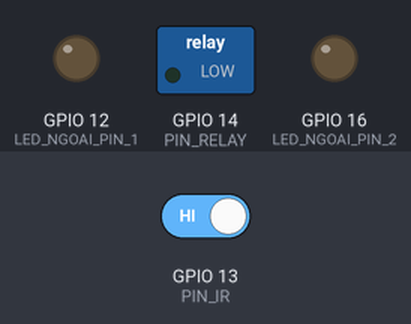
A sketch run on a simulated ESP32. Shown: switched loads named in the sketch (green lamp = pin HIGH), output pins drawn as LEDs (lit = HIGH). The test bench sets the inputs (shaded band); at power-on: GPIO 13 (PIN_IR) HIGH. WiFi joins after 1.5 s; servers stay silent unless stated; uploads are accepted with an empty reply; the camera gives no picture.

Above: at 3.0 s.
3.1 s: GPIO 13 (PIN_IR) driven LOW
At 4.71 s:
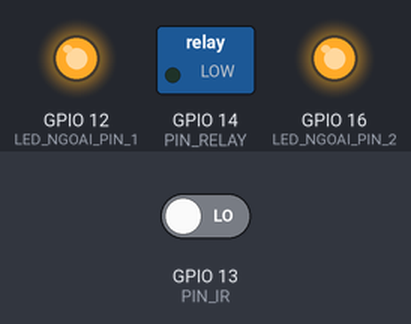
At 6.2 s:
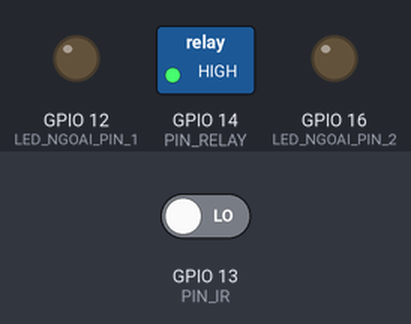
Timing chart, 0 to 12.1 s (numbered marks = the images above; inputs shaded):
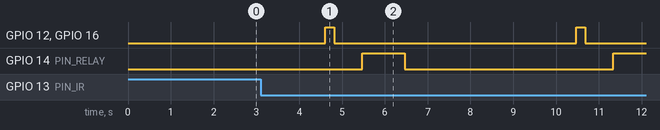

Measured:
- after the input at 3.1 s, GPIO 12 (LED_NGOAI_PIN_1), GPIO 16 (LED_NGOAI_PIN_2): alternates HIGH for 0.21 s and LOW for 5.7 s, starting after 1.5 s; GPIO 14 (PIN_RELAY): LOW → HIGH after 2.4 s, → LOW 1.0 s later, → HIGH 4.9 s later

The sketch:

ESP32_CAM_MoneyReader.ino
```cpp
/******** ESP32-CAM: IR -> Delay -> Bật LED ngoài -> Chụp -> Tắt LED -> Gửi server -> Motor ********/
#include <WiFi.h>
#include <HTTPClient.h>
#include "esp_camera.h"

// ==== AI-Thinker Camera Pin Map ====
#define PWDN_GPIO_NUM     32
#define RESET_GPIO_NUM    -1
#define XCLK_GPIO_NUM      0
#define SIOD_GPIO_NUM     26
#define SIOC_GPIO_NUM     27
#define Y9_GPIO_NUM       35
#define Y8_GPIO_NUM       34
#define Y7_GPIO_NUM       39
#define Y6_GPIO_NUM       36
#define Y5_GPIO_NUM       21
#define Y4_GPIO_NUM       19
#define Y3_GPIO_NUM       18
#define Y2_GPIO_NUM        5
#define VSYNC_GPIO_NUM    25
#define HREF_GPIO_NUM     23
#define PCLK_GPIO_NUM     22

// ==== CẤU HÌNH LED NGOÀI ====
// Lưu ý: Không dùng GPIO 4 nếu muốn tắt flash trên bo mạch
// Chọn GPIO 12 (nằm ngay cạnh GPIO 13, 14 trên header)
#define LED_NGOAI_PIN_1 12   // 1 LED
#define LED_NGOAI_PIN_2 16   // 2 LED chung chân

// ===== CONFIG =====
const char* WIFI_SSID = "Bongg";
const char* WIFI_PASS = "00000001";
String SERVER_URL = "http://192.168.1.X";

const int PIN_IR    = 13;   // IR sensor
const int PIN_RELAY = 14;   // Motor relay

const bool SENSOR_ACTIVE_HIGH = false;

// Thời gian motor & delay
const uint32_t MOTOR_ON_MS = 1000;
const uint32_t DELAY_STABLE_MONEY   = 1500;
const uint32_t DELAY_AFTER_CAPTURE  = 200;
const uint32_t DELAY_AFTER_POST     = 250;
const uint32_t DELAY_BETWEEN_CYCLES = 2500;
const uint32_t LED_ON_BEFORE_SHOT   = 150;   // Thời gian bật đèn trước khi chụp (ms)

inline bool sensorTriggered(int raw){ return SENSOR_ACTIVE_HIGH ? (raw==HIGH):(raw==LOW); }
inline void relayOn()  { digitalWrite(PIN_RELAY, HIGH); }
inline void relayOff() { digitalWrite(PIN_RELAY, LOW); }

bool initCamera() {
  camera_config_t c;
  c.ledc_channel = LEDC_CHANNEL_0;
  c.ledc_timer   = LEDC_TIMER_0;
  c.pin_d0=Y2_GPIO_NUM;  c.pin_d1=Y3_GPIO_NUM;  c.pin_d2=Y4_GPIO_NUM;  c.pin_d3=Y5_GPIO_NUM;
  c.pin_d4=Y6_GPIO_NUM;  c.pin_d5=Y7_GPIO_NUM;  c.pin_d6=Y8_GPIO_NUM;  c.pin_d7=Y9_GPIO_NUM;
  c.pin_xclk=XCLK_GPIO_NUM;
  c.pin_pclk=PCLK_GPIO_NUM;
  c.pin_vsync=VSYNC_GPIO_NUM;
  c.pin_href=HREF_GPIO_NUM;
  c.pin_sscb_sda=SIOD_GPIO_NUM;
  c.pin_sscb_scl=SIOC_GPIO_NUM;
  c.pin_pwdn=PWDN_GPIO_NUM;
  c.pin_reset=RESET_GPIO_NUM;
  c.xclk_freq_hz = 20000000;
  c.pixel_format = PIXFORMAT_JPEG;

  if(psramFound()){ c.frame_size=FRAMESIZE_VGA; c.jpeg_quality=12; c.fb_count=2; }
  else            { c.frame_size=FRAMESIZE_QVGA; c.jpeg_quality=15; c.fb_count=1; }

  return esp_camera_init(&c) == ESP_OK;
}

void postJpegRaw(const uint8_t* buf, size_t len){
  if (WiFi.status()!=WL_CONNECTED) return;
  WiFiClient client;
  HTTPClient http;

  if (!http.begin(client, SERVER_URL)) return;

  http.setTimeout(15000);
  http.addHeader("Content-Type","image/jpeg");
  http.POST((uint8_t*)buf, len);
  http.end();
}

void setup(){
  Serial.begin(115200);

  pinMode(PIN_IR, SENSOR_ACTIVE_HIGH ? INPUT : INPUT_PULLUP);
  pinMode(PIN_RELAY, OUTPUT);
  relayOff();

// SETUP LED NGOÀI
pinMode(LED_NGOAI_PIN_1, OUTPUT);
pinMode(LED_NGOAI_PIN_2, OUTPUT);

digitalWrite(LED_NGOAI_PIN_1, LOW);
digitalWrite(LED_NGOAI_PIN_2, LOW);


  WiFi.begin(WIFI_SSID, WIFI_PASS);
  uint8_t t=0;
  while (WiFi.status()!=WL_CONNECTED && t<40){ delay(250); t++; }

  initCamera();
}

void loop(){
  if (sensorTriggered(digitalRead(PIN_IR))) {

    delay(DELAY_STABLE_MONEY);

    // === 1. BẬT LED NGOÀI TRƯỚC KHI CHỤP ===
    digitalWrite(LED_NGOAI_PIN_1, HIGH);
    digitalWrite(LED_NGOAI_PIN_2, HIGH);
    delay(LED_ON_BEFORE_SHOT); // Chờ đèn sáng ổn định

    // === 2. CHỤP ẢNH ===
    camera_fb_t* fb = esp_camera_fb_get();

    // === 3. TẮT LED NGAY SAU KHI CHỤP XONG ===
    digitalWrite(LED_NGOAI_PIN_1, LOW);
    digitalWrite(LED_NGOAI_PIN_2, LOW);

    if (fb) {
      // Có thể thêm delay nhỏ nếu cần xử lý ảnh
      delay(DELAY_AFTER_CAPTURE);

      // === 4. GỬI LÊN SERVER ===
      postJpegRaw(fb->buf, fb->len);

      esp_camera_fb_return(fb);

      delay(DELAY_AFTER_POST);
    }

    // === 5. CHẠY MOTOR THU TIỀN ===
    relayOn();
    delay(MOTOR_ON_MS);
    relayOff();

    // === 6. THỜI GIAN NGHỈ ===
    delay(DELAY_BETWEEN_CYCLES);
  }

  delay(10);
}
```
